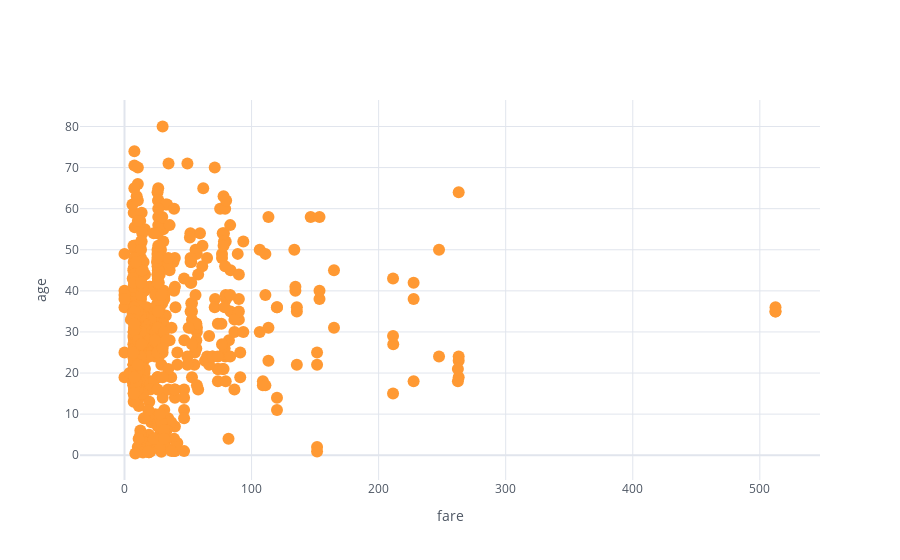

Notebook code cell kept with this figure:
### Code cell
cf.set_config_file(theme='white')
df2.iplot(kind = 'scatter',mode='markers',xTitle = 'fare',yTitle = 'age',x='fare', y= 'age')

### Figure 1 — Plotly figure (JSON) as saved in the notebook; plotly's stock layout.template omitted (floating-point values rounded to 4 significant figures; data arrays with more than 128 entries replaced by an {"elided": "..."} marker saying what was removed)
{"data": [{"line": {"color": "rgba(255, 153, 51, 1.0)", "dash": "solid", "shape": "linear", "width": 1.3}, "marker": {"size": 12, "symbol": "circle"}, "mode": "markers", "name": "age", "text": "", "type": "scatter", "x": {"elided": "891 float values"}, "y": {"elided": "891 mixed values"}}], "layout": {"legend": {"bgcolor": "#FFFFFF", "font": {"color": "#4D5663"}}, "paper_bgcolor": "#FFFFFF", "plot_bgcolor": "#FFFFFF", "title": {"font": {"color": "#4D5663"}}, "xaxis": {"gridcolor": "#E1E5ED", "showgrid": true, "tickfont": {"color": "#4D5663"}, "title": {"font": {"color": "#4D5663"}, "text": "fare"}, "zerolinecolor": "#E1E5ED"}, "yaxis": {"gridcolor": "#E1E5ED", "showgrid": true, "tickfont": {"color": "#4D5663"}, "title": {"font": {"color": "#4D5663"}, "text": "age"}, "zerolinecolor": "#E1E5ED"}}}
